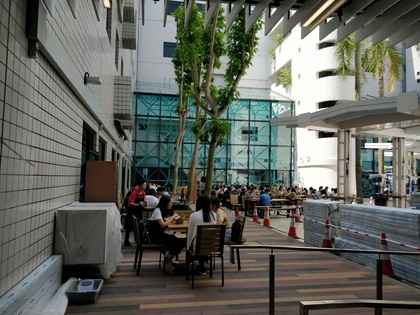
%> input picture assgn2/ec/american_diner_left.jpg, 420 x 315 px, shrunk from 4608 x 3456 before the run
$ octave panorama.m   (GNU Octave 9; MATLAB toolbox functions it lacks are replaced by stand-ins)
%> lines starting %> are read from the running program, lines starting %| are printed output that depends on the picture
### assgn2/matlab/matchPics.m
function [ locs1, locs2] = matchPics( I1, I2 )
%MATCHPICS Extract features, obtain their descriptors, and match them!

%% Convert images to grayscale, if necessary
if ndims(I1) == 3
    I1 = rgb2gray(I1);
end
if ndims(I2) == 3
    I2 = rgb2gray(I2);
end

%% Detect features in both images
c1 = detectFASTFeatures(I1);
c2 = detectFASTFeatures(I2);

%% Obtain descriptors for the computed feature locations
[f1, vc1] = computeBrief(I1, c1.Location);
[f2, vc2] = computeBrief(I2, c2.Location);
f1 = binaryFeatures(uint8(f1));
f2 = binaryFeatures(uint8(f2));


%% Match features using the descriptors
indexPairs = matchFeatures(f1, f2, 'MaxRatio', 0.73);
locs1 = vc1(indexPairs(:,1),:);
locs2 = vc2(indexPairs(:,2),:);

end

### assgn2/matlab/computeBrief.m
function [desc, locs] = computeBrief(img, locs_in)
load('../data/brief-indices.mat');
img_width = size(img, 2);
img_height = size(img, 1);

half = floor(pattern_size/2);
halfup = ceil(pattern_size/2);

counter = 1;
locs = zeros(1, 2);
for i = 1:length(locs_in)
    x = locs_in(i, 1);
    y = locs_in(i, 2);

    % If the requested location is close to the edges, we may not have
    % be able to generate a descriptor for them. Skip this.
    if x <= pattern_size || x >= (img_width-pattern_size) || y <= pattern_size || y >= (img_height-pattern_size)
        continue;
    end

    locs(counter, :) = locs_in(i, :);
    counter = counter + 1;
end

n = 256;
desc = zeros(size(locs, 1), n);

% Approximate decimal feature locations. A more accurate version
% would use interp
locs = round(locs);

for i = 1:length(locs)
    x = locs(i, 1);
    y = locs(i, 2);

    patch = img(y-half:y+half, x-half:x+half);
    for j = 1:256
        val_x = patch(compareX(j));
        val_y = patch(compareY(j));
        bit_value = (val_x < val_y);

        desc(i, j) = bit_value;
    end
end
end

### assgn2/ec/panorama.m
% Q4.3x
close all;

%% Read files
addpath('../matlab');

% pano_left = imread('../data/pano_left.jpg');
% pano_right = imread('../data/pano_right.jpg');
pano_left = imread('american_diner_left.jpg');
%> pano_left is the input picture: size 315x420x3 uint8; mean R, G, B 98.3, 100.7, 93.6
pano_right = imread('american_diner_right.jpg');
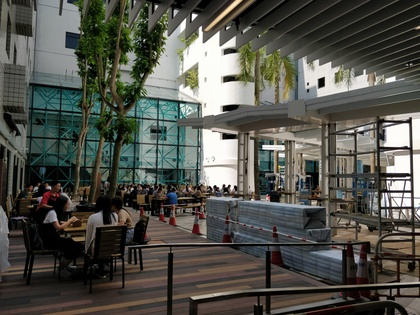
%> input picture assgn2/ec/american_diner_right.jpg, 420 x 315 px, shrunk from 4608 x 3456 before the run
%> pano_right is the input picture: size 315x420x3 uint8; mean R, G, B 82.7, 83.2, 76

%% Compute homography
[fixedPoints, movingPoints] = matchPics(pano_left, pano_right);
%> in matchPics, `I1 = rgb2gray(I1);`:
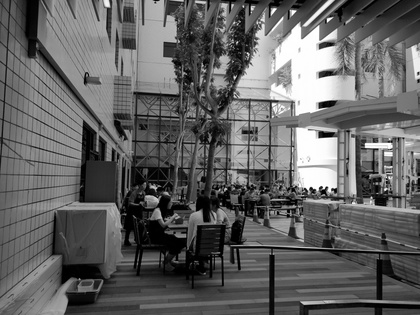
%> I1: size 315x420 uint8; min 0, max 255, mean 99.2
%> in matchPics, `I2 = rgb2gray(I2);`:
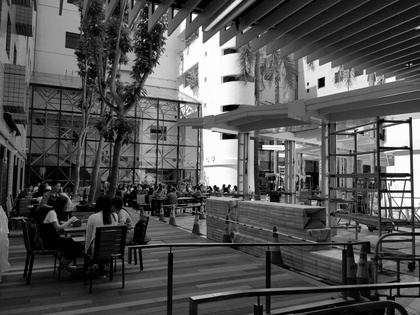
%> I2: size 315x420 uint8; min 0, max 255, mean 82.3
%> in matchPics, `c1 = detectFASTFeatures(I1);`: c1 = 809 points; strongest (x, y): (327, 188), (311, 189), (322, 188), (333, 190), (276, 10)
%> in matchPics, `c2 = detectFASTFeatures(I2);`: c2 = 982 points; strongest (x, y): (216, 187), (230, 186), (224, 186), (324, 79), (194, 15)
%> the run ends on the next line
